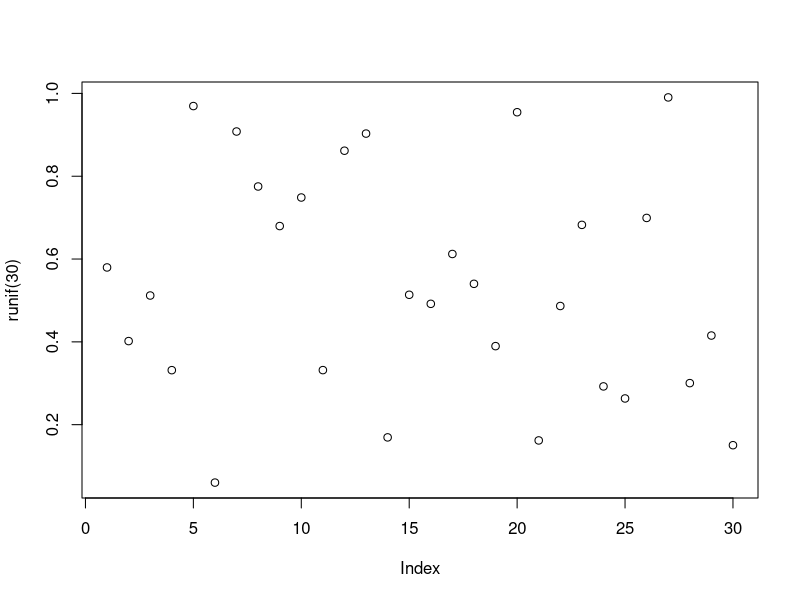

This figure's R source:
## ---- chunk 1
knitr::opts_chunk$set(fig.width=3, fig.height=3)
## ---- chunk 2
x<-3
y<-4
x
y
## ---- chunk 3
cat("I am the king")
## ---- chunk 4
plot(runif(30))
